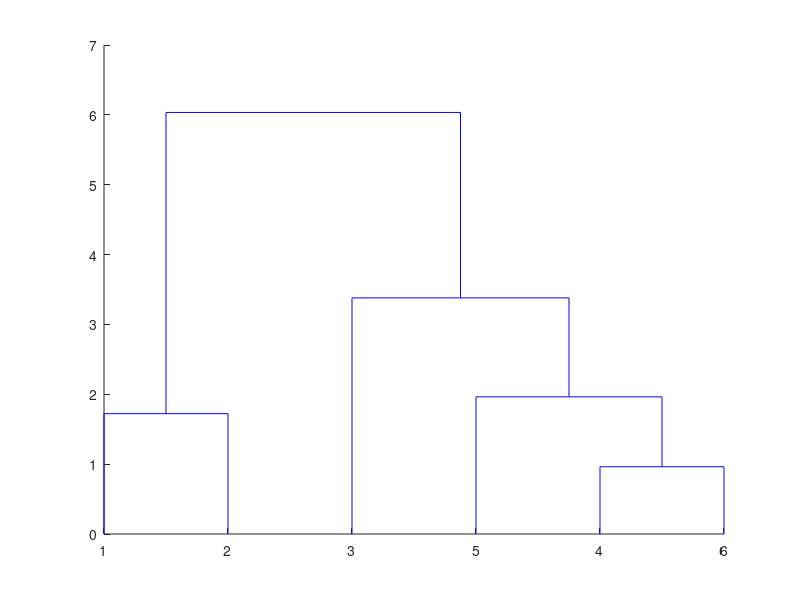

The MATLAB source for this figure:
clear;
clc;
dist = [0.00 0.71 5.66 3.61 4.24 3.20;
    0.71 0.00 4.95 2.92 3.54 2.50;
    5.66 4.95 0.00 2.24 1.41 2.50;
    3.61 2.92 2.24 0.00 1.00 0.50;
    4.24 3.54 1.41 1.00 0.00 1.12;
    3.20 2.50 2.50 0.50 1.12 0.00
    ];
X = dist;
display(dist);
Len = 6;
for k = 1:4
    minVal = min(dist(dist>0));
    [row, col] = find(dist == minVal);
    r = row(1);
    c = col(1);
    temp =zeros(Len-1,Len-1);
    
    for m = 1:Len
        for n = 1:Len
            if(m==n) temp(m,n) = 0.00;
            elseif(n == c) temp(m,n) = min(dist(r,m), dist(c,m));
            elseif(n == r) temp(m,n) = -1;
            elseif(m == r) temp(m,n) = -1;
            elseif(m == c) temp(m,n) = min(dist(r,n), dist(c,n));
            else temp(m,n) = dist(m,n);
            end
        end
    end
    
    temp(r,:) = [];
    temp(:,r) = [];
    dist = temp;
    %display(dist);
    Len = Len-1;
    dist
end

%--------------------------------------------------------dendogram
Y = pdist(X);
%display(Y);
P = squareform(Y);
%display(P);
Z = linkage(Y);
%display(Z);
dendrogram(Z);
